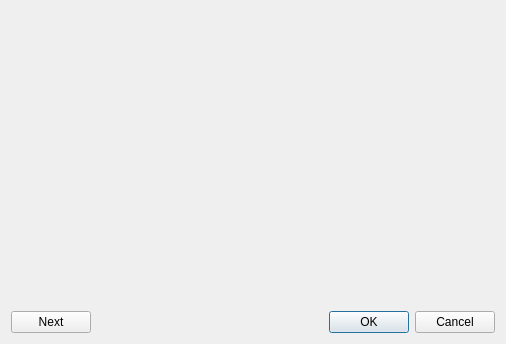
<?xml version="1.0" encoding="UTF-8"?>
<ui version="4.0">
 <class>RegionSearchExplorer</class>
 <widget class="QDialog" name="RegionSearchExplorer">
  <property name="geometry">
   <rect>
    <x>0</x>
    <y>0</y>
    <width>506</width>
    <height>344</height>
   </rect>
  </property>
  <property name="windowTitle">
   <string>Dialog</string>
  </property>
  <layout class="QGridLayout" name="gridLayout">
   <item row="0" column="0" colspan="2">
    <widget class="VCGL::MapLayoutView" name="regionMap" native="true"/>
   </item>
   <item row="2" column="1">
    <widget class="QDialogButtonBox" name="buttonBox">
     <property name="layoutDirection">
      <enum>Qt::LeftToRight</enum>
     </property>
     <property name="orientation">
      <enum>Qt::Horizontal</enum>
     </property>
     <property name="standardButtons">
      <set>QDialogButtonBox::Cancel|QDialogButtonBox::Ok</set>
     </property>
    </widget>
   </item>
   <item row="2" column="0">
    <widget class="QPushButton" name="btnNext">
     <property name="text">
      <string>Next</string>
     </property>
    </widget>
   </item>
  </layout>
 </widget>
 <customwidgets>
  <customwidget>
   <class>VCGL::MapLayoutView</class>
   <extends>QWidget</extends>
   <header>exploration/maps/maplayoutview.h</header>
   <container>1</container>
  </customwidget>
 </customwidgets>
 <resources/>
 <connections>
  <connection>
   <sender>buttonBox</sender>
   <signal>accepted()</signal>
   <receiver>RegionSearchExplorer</receiver>
   <slot>accept()</slot>
   <hints>
    <hint type="sourcelabel">
     <x>248</x>
     <y>254</y>
    </hint>
    <hint type="destinationlabel">
     <x>157</x>
     <y>274</y>
    </hint>
   </hints>
  </connection>
  <connection>
   <sender>buttonBox</sender>
   <signal>rejected()</signal>
   <receiver>RegionSearchExplorer</receiver>
   <slot>reject()</slot>
   <hints>
    <hint type="sourcelabel">
     <x>316</x>
     <y>260</y>
    </hint>
    <hint type="destinationlabel">
     <x>286</x>
     <y>274</y>
    </hint>
   </hints>
  </connection>
 </connections>
</ui>
